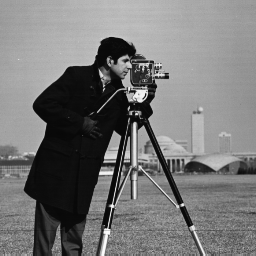
#> input picture python/cameraman.tif, 256 x 256 px
$ python main.py
#> lines starting #> are read from the running program, lines starting #| are printed output that depends on the picture

import numpy as np
import cv2
import time
import math
import os
from scipy.stats import entropy as scipy_entropy

# ===============================================
# Helper functions for security and performance metrics
# ===============================================

def calculate_entropy(img):
    """Calculate image entropy"""
    hist, _ = np.histogram(img.flatten(), bins=256, range=(0, 256))
    hist = hist / np.sum(hist)
    return scipy_entropy(hist, base=2)

def calculate_correlation(img1, img2):
    """Calculate correlation coefficient between two images"""
    img1 = img1.flatten()
    img2 = img2.flatten()
    return np.corrcoef(img1, img2)[0, 1]

def calculate_NPCR(img1, img2):
    """Calculate NPCR (Number of Pixels Change Rate)"""
    diff = img1 != img2
    return np.sum(diff) / diff.size * 100

def calculate_noise(img1, img2):
    """Simple noise measurement (mean pixel difference)"""
    return np.mean(np.abs(img1.astype(np.int16) - img2.astype(np.int16)))

# ===============================================
# Encryption algorithm placeholders
# ===============================================

def classical_encryption(img):
    """TODO: Implement classical encryption (e.g., AES, DES, XOR, etc.)"""
    # Placeholder – simulate processing time
    time.sleep(0.5)
    return np.flipud(img)  # temporary modification

def chaotic_encryption(img):
    """TODO: Implement chaotic encryption (e.g., Logistic Map, Chen, Lorenz, etc.)"""
    # Placeholder – simulate processing time
    time.sleep(0.7)
    return np.fliplr(img)  # temporary modification

# ===============================================
# Main comparison logic
# ===============================================

def compare_methods(image_path, results_file="results.txt"):
    if not os.path.exists(image_path):
        print(f"Error: file not found - {image_path}")
        return

    img = cv2.imread(image_path, cv2.IMREAD_GRAYSCALE)
    if img is None:
        print("Error: failed to read image.")
        return

    results = []

    # ---- Classical encryption ----
    start = time.time()
    encrypted_classical = classical_encryption(img)
    classical_time = time.time() - start

    results.append({
        "method": "classical",
        "entropy": calculate_entropy(encrypted_classical),
        "correlation": calculate_correlation(img, encrypted_classical),
        "NPCR": calculate_NPCR(img, encrypted_classical),
        "noise": calculate_noise(img, encrypted_classical),
        "time": classical_time,
        "performance": img.size / classical_time
    })

    # ---- Chaotic encryption ----
    start = time.time()
    encrypted_chaotic = chaotic_encryption(img)
    chaotic_time = time.time() - start

    results.append({
        "method": "chaotic",
        "entropy": calculate_entropy(encrypted_chaotic),
        "correlation": calculate_correlation(img, encrypted_chaotic),
        "NPCR": calculate_NPCR(img, encrypted_chaotic),
        "noise": calculate_noise(img, encrypted_chaotic),
        "time": chaotic_time,
        "performance": img.size / chaotic_time
    })

    # ===============================================
    # Save results to file
    # ===============================================
    with open(results_file, "w", encoding="utf-8") as f:
        f.write("Comparison of Classical and Chaotic Image Encryption Methods\n")
        f.write("=" * 70 + "\n\n")

        for r in results:
            f.write(f"Method: {r['method']}\n")
            f.write(f"  Entropy: {r['entropy']:.4f}\n")
            f.write(f"  Correlation: {r['correlation']:.4f}\n")
            f.write(f"  NPCR: {r['NPCR']:.2f}%\n")
            f.write(f"  Noise: {r['noise']:.4f}\n")
            f.write(f"  Time: {r['time']:.4f} s\n")
            f.write(f"  Performance: {r['performance']:.2f} pixels/s\n")
            f.write("-" * 70 + "\n")

    print(f"Results saved to file: {results_file}")

# ===============================================
# Console entry point
# ===============================================
if __name__ == "__main__":
    path = input("Enter image path (e.g., lena.png): ").strip()
#> the answer given: python/cameraman.tif
    compare_methods(path)
#> in compare_methods, img is the input picture: shape (256, 256); min 7, max 253, mean 118.7
#> in classical_encryption, `return np.flipud(img)`:
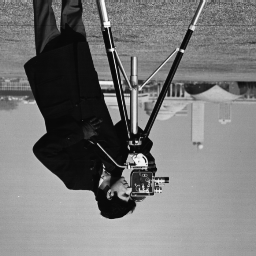
#> returned value: shape (256, 256); min 7, max 253, mean 118.7
#> in calculate_entropy, `hist, _ = np.histogram(img.flatten(), bins=256, range=(0, 256))`: hist = 256 values, max 1685 at index 14, min 0 at index 0, mean 256
#> in calculate_entropy, `hist = hist / np.sum(hist)`: hist = 256 values, max 0.0257 at index 14, min 0 at index 0, mean 0.00391
#> in calculate_NPCR, `diff = img1 != img2`:
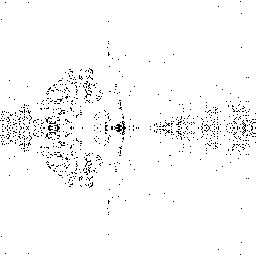
#> diff: shape (256, 256) bool; 97.4% white; black in thin lines or dots
#> in chaotic_encryption, `return np.fliplr(img)`:
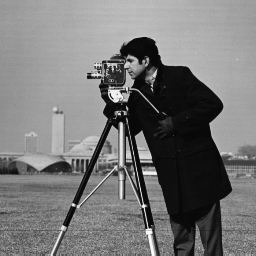
#> returned value: shape (256, 256); min 7, max 253, mean 118.7
#> in calculate_NPCR (call 2), `diff = img1 != img2`:
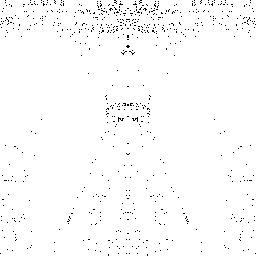
#> diff: shape (256, 256) bool; 98.5% white; black in thin lines or dots
#> the loop in compare_methods, `for r in results:` made 2 passes
